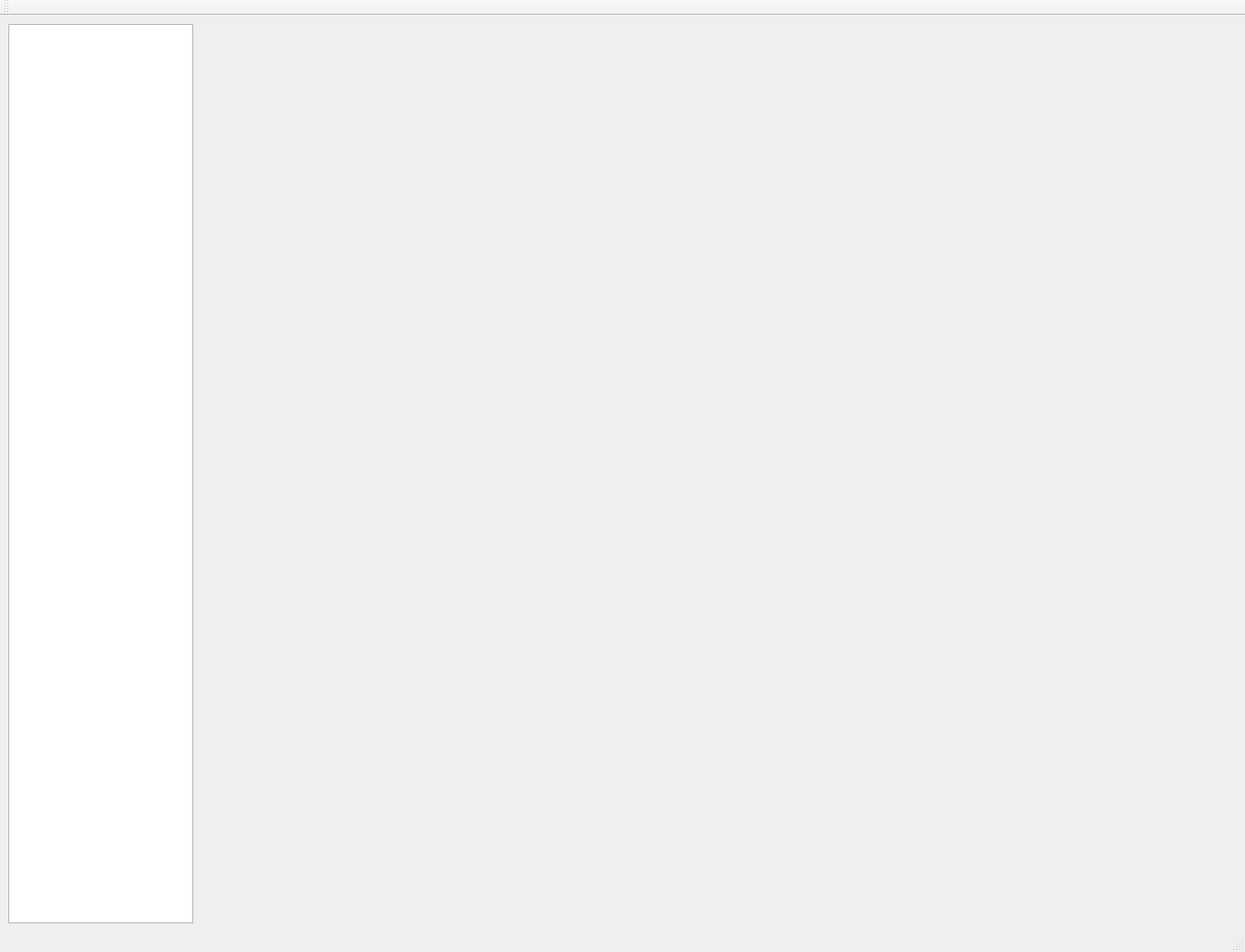
<?xml version="1.0" encoding="UTF-8"?>
<ui version="4.0">
 <class>CurrentViewerClass</class>
 <widget class="QMainWindow" name="CurrentViewerClass">
  <property name="enabled">
   <bool>true</bool>
  </property>
  <property name="geometry">
   <rect>
    <x>0</x>
    <y>0</y>
    <width>1347</width>
    <height>1030</height>
   </rect>
  </property>
  <property name="sizePolicy">
   <sizepolicy hsizetype="Preferred" vsizetype="Preferred">
    <horstretch>0</horstretch>
    <verstretch>0</verstretch>
   </sizepolicy>
  </property>
  <property name="minimumSize">
   <size>
    <width>0</width>
    <height>600</height>
   </size>
  </property>
  <property name="windowTitle">
   <string>CurrentViewer</string>
  </property>
  <widget class="QWidget" name="centralWidget">
   <property name="enabled">
    <bool>true</bool>
   </property>
   <property name="minimumSize">
    <size>
     <width>0</width>
     <height>0</height>
    </size>
   </property>
   <property name="maximumSize">
    <size>
     <width>16777215</width>
     <height>16777215</height>
    </size>
   </property>
   <layout class="QHBoxLayout" name="horizontalLayout">
    <item>
     <widget class="QTreeWidget" name="treeWidget">
      <property name="sizePolicy">
       <sizepolicy hsizetype="Expanding" vsizetype="Expanding">
        <horstretch>0</horstretch>
        <verstretch>0</verstretch>
       </sizepolicy>
      </property>
      <property name="minimumSize">
       <size>
        <width>200</width>
        <height>0</height>
       </size>
      </property>
      <property name="maximumSize">
       <size>
        <width>200</width>
        <height>16777215</height>
       </size>
      </property>
      <property name="verticalScrollBarPolicy">
       <enum>Qt::ScrollBarAlwaysOff</enum>
      </property>
      <property name="horizontalScrollBarPolicy">
       <enum>Qt::ScrollBarAlwaysOff</enum>
      </property>
      <property name="headerHidden">
       <bool>true</bool>
      </property>
      <property name="expandsOnDoubleClick">
       <bool>false</bool>
      </property>
      <property name="columnCount">
       <number>2</number>
      </property>
      <attribute name="headerCascadingSectionResizes">
       <bool>true</bool>
      </attribute>
      <attribute name="headerDefaultSectionSize">
       <number>150</number>
      </attribute>
      <attribute name="headerHighlightSections">
       <bool>true</bool>
      </attribute>
      <attribute name="headerShowSortIndicator" stdset="0">
       <bool>true</bool>
      </attribute>
      <column>
       <property name="text">
        <string notr="true">1</string>
       </property>
      </column>
      <column>
       <property name="text">
        <string notr="true">2</string>
       </property>
      </column>
     </widget>
    </item>
    <item>
     <layout class="QVBoxLayout" name="verticalLayout">
      <item>
       <spacer name="horizontalSpacer">
        <property name="orientation">
         <enum>Qt::Horizontal</enum>
        </property>
        <property name="sizeHint" stdset="0">
         <size>
          <width>40</width>
          <height>20</height>
         </size>
        </property>
       </spacer>
      </item>
     </layout>
    </item>
   </layout>
  </widget>
  <widget class="QMenuBar" name="menuBar">
   <property name="geometry">
    <rect>
     <x>0</x>
     <y>0</y>
     <width>1347</width>
     <height>21</height>
    </rect>
   </property>
  </widget>
  <widget class="QStatusBar" name="statusBar"/>
  <widget class="QToolBar" name="toolBar">
   <property name="windowTitle">
    <string>toolBar</string>
   </property>
   <attribute name="toolBarArea">
    <enum>TopToolBarArea</enum>
   </attribute>
   <attribute name="toolBarBreak">
    <bool>false</bool>
   </attribute>
  </widget>
 </widget>
 <layoutdefault spacing="6" margin="9"/>
 <resources>
  <include location="currentviewer.qrc"/>
 </resources>
 <connections/>
</ui>
